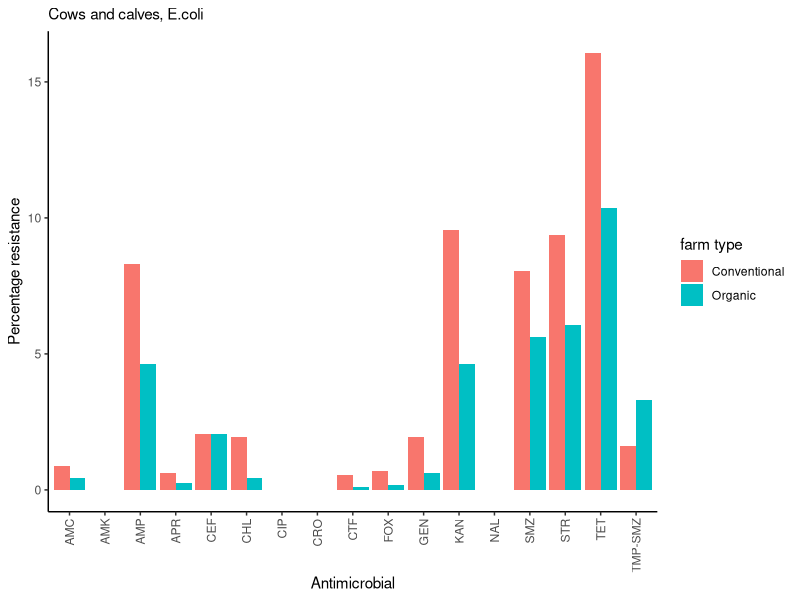
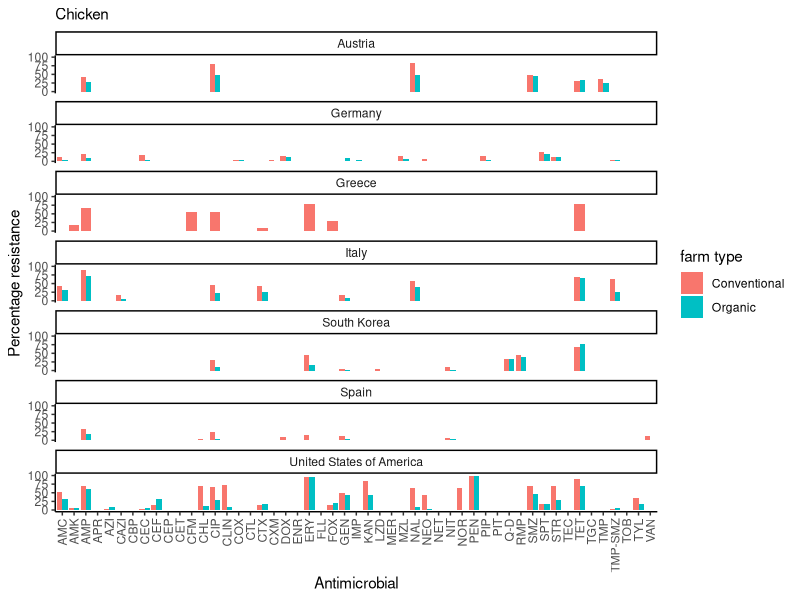
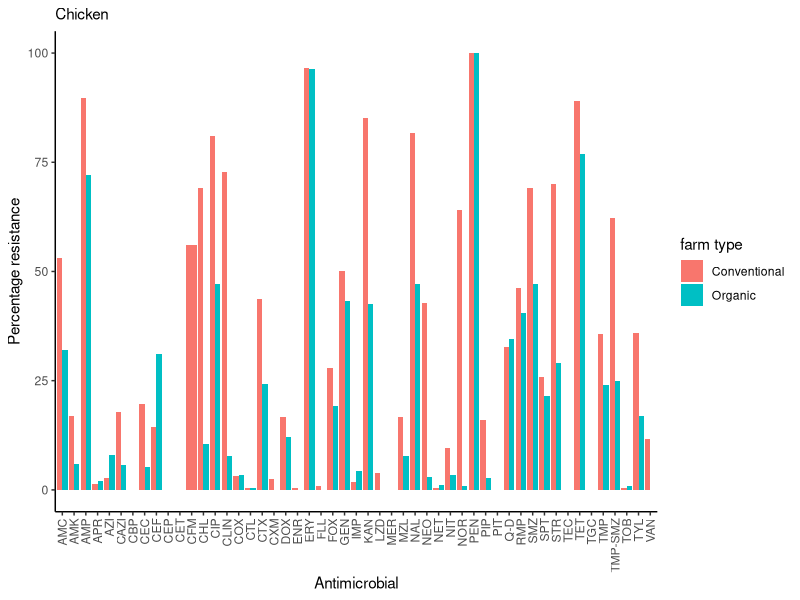
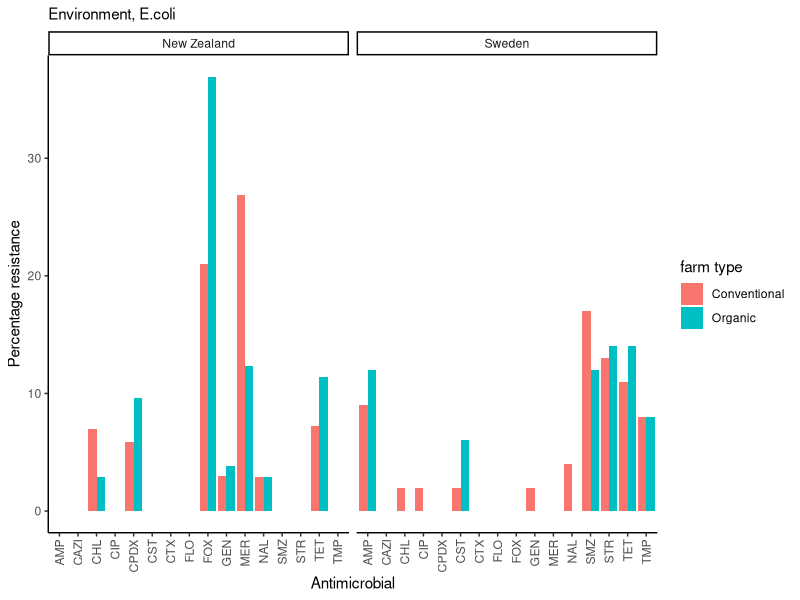
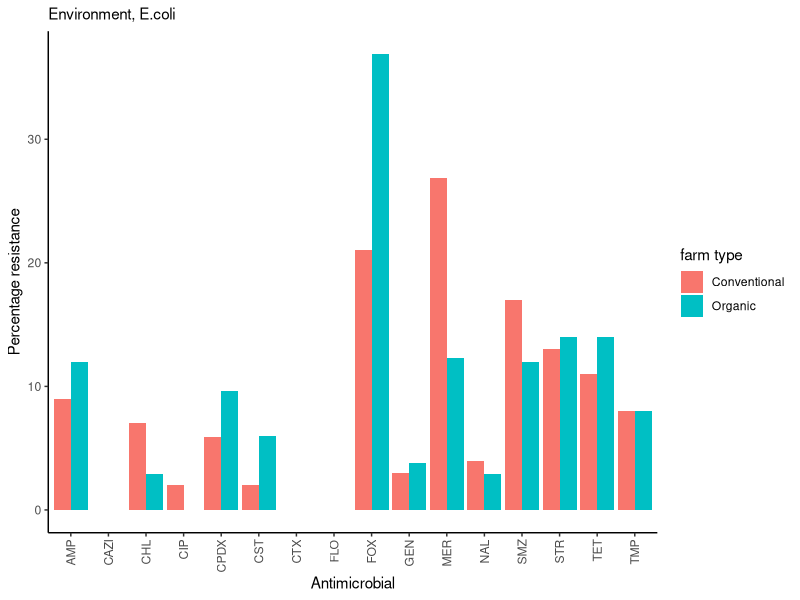
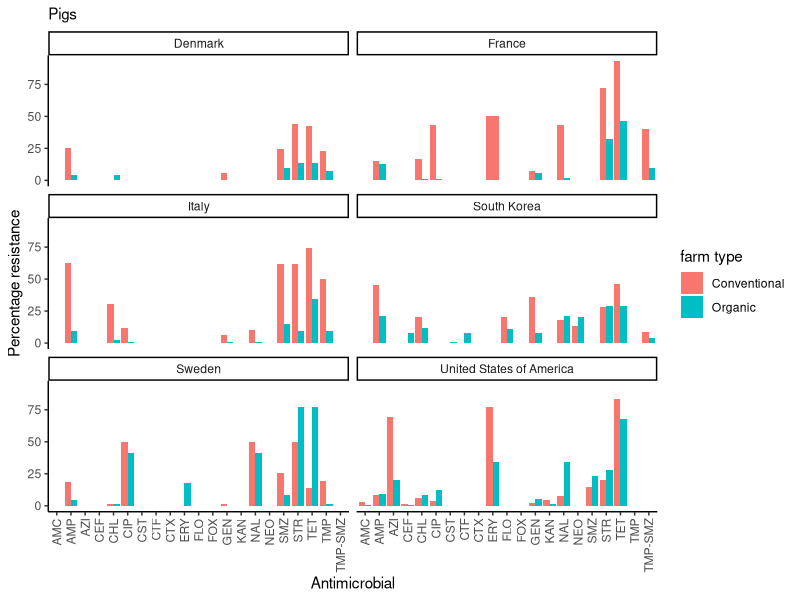
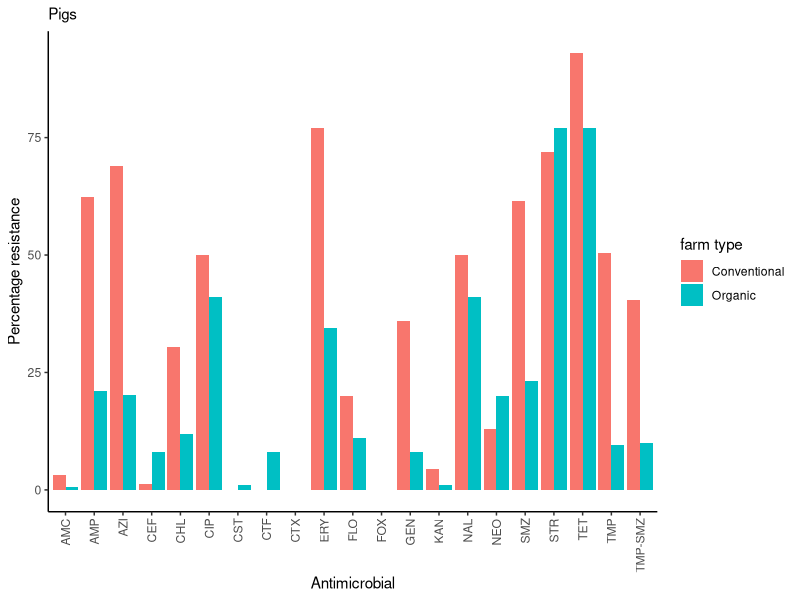
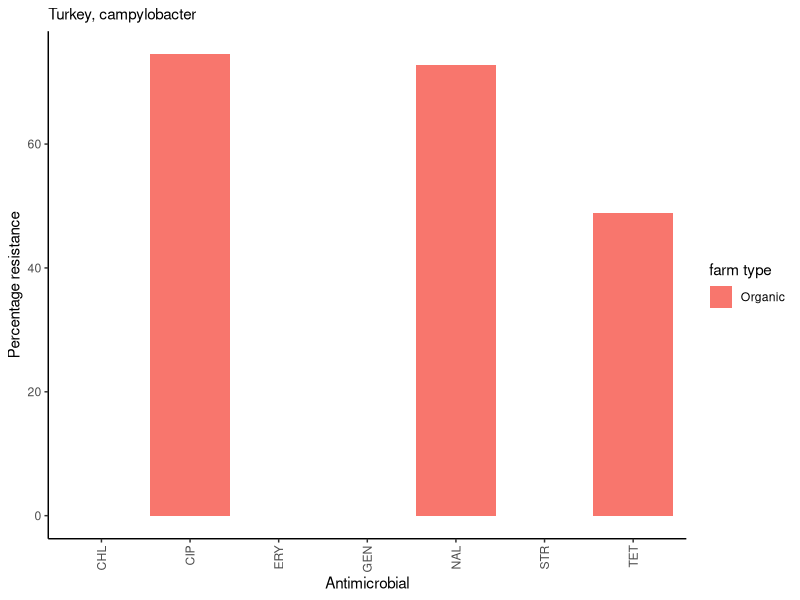

Here is the R script that generated these plots, in order:
library(tidyverse)
library(ggplot2)
library(dplyr)
library(ggrepel)
library(patchwork)
#Load data
main_data <- read_csv("conv.csv", na = "empty")

#changing percentage resistance into numeric class and rounding off  
main_data$percent_resistant <- as.numeric(as.character
                                          (main_data$percent_resistant))

main_data$percent_resistant <- round(main_data$percent_resistant, digits = 2)


host_data <- main_data %>%
  group_by(host) %>%
  select("country",
         "farm_type",
         "antimicrobial_compound",
         "pathogen",
         "percent_resistant"
         
         )


##Cows and calves  plot

cows <- host_data %>%
  filter(host == "Cows and Calves") %>%
  select("country",
         "farm_type",
         "antimicrobial_compound",
         "pathogen",
         "percent_resistant"
         
         )

##Cows and calves bar plot

cows_plot <- ggplot(cows, aes(x = antimicrobial_compound, 
                                  y = percent_resistant, 
                                  fill = farm_type
)
) +
  geom_bar(stat = "identity", position = "dodge") + 
  labs(subtitle = "Cows and calves, E.coli",
       x = "Antimicrobial", y = "Percentage resistance", 
       fill = "farm type") + 
  theme_bw() + 
  theme_classic() + 
  theme(axis.text.x = element_text(angle = 90, vjust = 0.5, hjust = 1)) 
cows_plot


##Chicken  plot

chicken <- host_data %>%
  filter(host == "Chicken") %>%
  select("country",
         "farm_type",
         "antimicrobial_compound",
         "pathogen",
         "percent_resistant"
         
  )

##Chicken bar plot

chicken_plot <- ggplot(chicken, aes(x = antimicrobial_compound, 
                              y = percent_resistant, 
                              fill = farm_type
)
) +
  geom_bar(stat = "identity", position = "dodge") + 
  labs(subtitle = "Chicken",
       x = "Antimicrobial", y = "Percentage resistance", 
       fill = "farm type") + 
  facet_wrap(~country, nrow = 7)+
  theme_bw() + 
  theme_classic() + 
  theme(axis.text.x = element_text(angle = 90, vjust = 0.5, hjust = 1)) 
chicken_plot



##Chicken  plot

chicken <- host_data %>%
  filter(host == "Chicken") %>%
  select("country",
         "farm_type",
         "antimicrobial_compound",
         "pathogen",
         "percent_resistant"
         
  )

##Chicken bar plot

chicken1_plot <- ggplot(chicken, aes(x = antimicrobial_compound, 
                                    y = percent_resistant, 
                                    fill = farm_type
)
) +
  geom_bar(stat = "identity", position = "dodge") + 
  labs(subtitle = "Chicken",
       x = "Antimicrobial", y = "Percentage resistance", 
       fill = "farm type") + 
  theme_bw() + 
  theme_classic() + 
  theme(axis.text.x = element_text(angle = 90, vjust = 0.5, hjust = 1)) 
chicken1_plot

##Environment  plot

env <- host_data %>%
  filter(host == "Environment") %>%
  select("country",
         "farm_type",
         "antimicrobial_compound",
         "pathogen",
         "percent_resistant"
         
  )

##Environment bar plot

env_plot <- ggplot(env, aes(x = antimicrobial_compound, 
                                    y = percent_resistant, 
                                    fill = farm_type
)
) +
  geom_bar(stat = "identity", position = "dodge") + 
  labs(subtitle = "Environment, E.coli",
       x = "Antimicrobial", y = "Percentage resistance", 
       fill = "farm type") + 
  facet_wrap(~country)+
  theme_bw() + 
  theme_classic() + 
  theme(axis.text.x = element_text(angle = 90, vjust = 0.5, hjust = 1)) 
env_plot



##Environment  plot

env <- host_data %>%
  filter(host == "Environment") %>%
  select("country",
         "farm_type",
         "antimicrobial_compound",
         "pathogen",
         "percent_resistant"
         
  )

##Environment bar plot

env1_plot <- ggplot(env, aes(x = antimicrobial_compound, 
                            y = percent_resistant, 
                            fill = farm_type
)
) +
  geom_bar(stat = "identity", position = "dodge") + 
  labs(subtitle = "Environment, E.coli",
       x = "Antimicrobial", y = "Percentage resistance", 
       fill = "farm type") + 
  theme_bw() + 
  theme_classic() + 
  theme(axis.text.x = element_text(angle = 90, vjust = 0.5, hjust = 1)) 
env1_plot

##Pig plot

pig <- host_data %>%
  filter(host == "Pigs") %>%
  select("country",
         "farm_type",
         "antimicrobial_compound",
         "pathogen",
         "percent_resistant"
         
  )

##Pig bar plot

pig_plot <- ggplot(pig, aes(x = antimicrobial_compound, 
                            y = percent_resistant, 
                            fill = farm_type
)
) +
  geom_bar(stat = "identity", position = "dodge") + 
  labs(subtitle = "Pigs",
       x = "Antimicrobial", y = "Percentage resistance", 
       fill = "farm type") + 
  facet_wrap(~country, nrow = 3)+
  theme_bw() + 
  theme_classic() + 
  theme(axis.text.x = element_text(angle = 90, vjust = 0.5, hjust = 1)) 
pig_plot


##Pig plot

pig <- host_data %>%
  filter(host == "Pigs") %>%
  select("country",
         "farm_type",
         "antimicrobial_compound",
         "pathogen",
         "percent_resistant"
         
  )

##Pig bar plot

pig1_plot <- ggplot(pig, aes(x = antimicrobial_compound, 
                            y = percent_resistant, 
                            fill = farm_type
)
) +
  geom_bar(stat = "identity", position = "dodge") + 
  labs(subtitle = "Pigs",
       x = "Antimicrobial", y = "Percentage resistance", 
       fill = "farm type") + 
    theme_bw() + 
  theme_classic() + 
  theme(axis.text.x = element_text(angle = 90, vjust = 0.5, hjust = 1)) 
pig1_plot


##Turkey plot

turk <- host_data %>%
  filter(host == "Turkey") %>%
  select("country",
         "farm_type",
         "antimicrobial_compound",
         "pathogen",
         "percent_resistant"
         
  )

##Turkey bar plot

turk_plot <- ggplot(turk, aes(x = antimicrobial_compound, 
                            y = percent_resistant, 
                            fill = farm_type
)
) +
  geom_bar(stat = "identity", position = "dodge") + 
  labs(subtitle = "Turkey, campylobacter",
       x = "Antimicrobial", y = "Percentage resistance", 
       fill = "farm type") + 
  theme_bw() + 
  theme_classic() + 
  theme(axis.text.x = element_text(angle = 90, vjust = 0.5, hjust = 1)) 
turk_plot



##Cattle plot

cattle <- host_data %>%
  filter(host == "Cattle") %>%
  select("country",
         "farm_type",
         "antimicrobial_compound",
         "pathogen",
         "percent_resistant"
         
  )

##Cattle bar plot

cattle_plot <- ggplot(cattle, aes(x = antimicrobial_compound, 
                            y = percent_resistant, 
                            fill = farm_type
)
) +
  geom_bar(stat = "identity", position = "dodge") + 
  labs(subtitle = "Cattle",
       x = "Antimicrobial", y = "Percentage resistance", 
       fill = "farm type") + 
  facet_wrap(~country, nrow = 3)+
  theme_bw() + 
  theme_classic() + 
  theme(axis.text.x = element_text(angle = 90, vjust = 0.5, hjust = 1)) 
cattle_plot



##Cattle plot

cattle <- host_data %>%
  filter(host == "Cattle") %>%
  select("country",
         "farm_type",
         "antimicrobial_compound",
         "pathogen",
         "percent_resistant"
         
  )

##Cattle bar plot

cattle1_plot <- ggplot(cattle, aes(x = antimicrobial_compound, 
                                  y = percent_resistant, 
                                  fill = farm_type
)
) +
  geom_bar(stat = "identity", position = "dodge") + 
  labs(subtitle = "Cattle",
       x = "Antimicrobial", y = "Percentage resistance", 
       fill = "farm type") + 
  theme_bw() + 
  theme_classic() + 
  theme(axis.text.x = element_text(angle = 90, vjust = 0.5, hjust = 1)) 
cattle1_plot



##marging plots using patchwork

host_plot <- (cows_plot | chicken1_plot) /
  (cattle1_plot | pig1_plot) /
  (env1_plot | turk_plot) +
  plot_layout(guides = "collect") +
  plot_annotation(tag_levels = "a", tag_prefix = "(",
                  tag_suffix = ")") &
  theme(plot.tag = element_text(face = "bold"))

host_plot